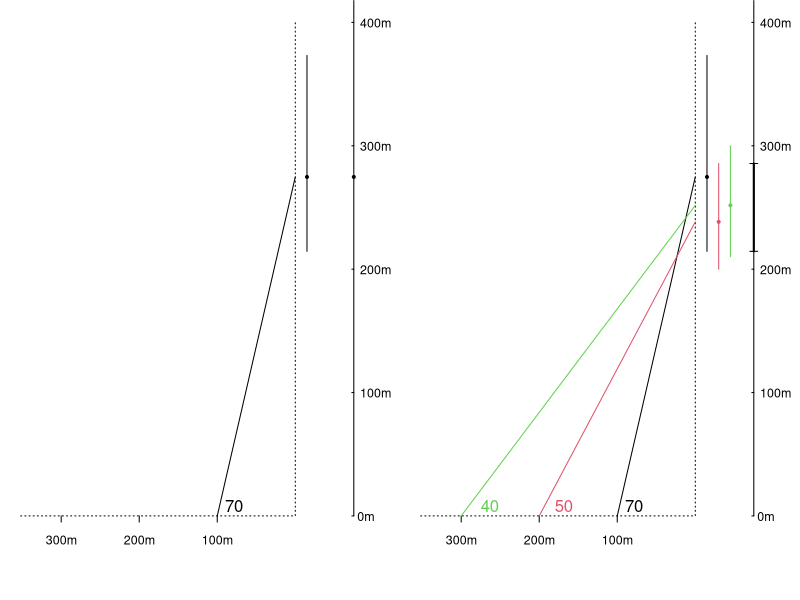
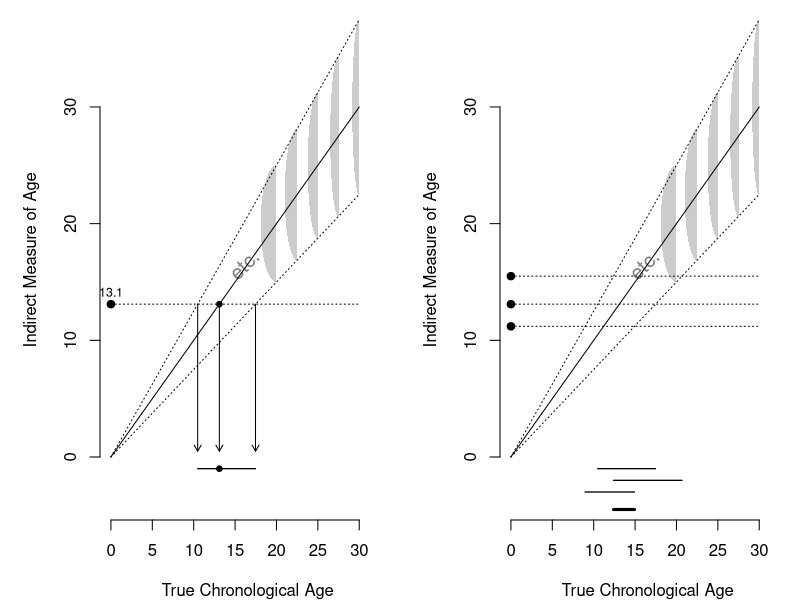

The R script that drew these images, in order:
## ---- chunk 1


DA = 10

xmax=0.75
DX=3+xmax
ymax=4

u = 100

par(mfrow=c(1,2),mar = c(0.01,1,0.01,0.25))

for (example in 1:2) {
	
 
plot(u*c(-3,xmax),u*c(-0.5,ymax),col="white",
 xaxt="n", yaxt="n",xlab="",ylab="",
 xlim=u*c(-3.35,xmax+0.35),ylim=u*c(-0.5,ymax),
 frame=FALSE)
lines(u*c(-4,0,0),u*c(0,0,ymax),lty="dotted")

segments(u*xmax, 0, u*xmax,  u*6)
for(h in seq(0,6,1)){
	text(u*xmax,u*h,
	     paste(toString(u*h),"m",sep=""),
	     adj=c(-0.2,0.5),cex=0.75)
	segments(u*(xmax-0.025), u*h, u*xmax,  u*h)
}
for(d in seq(1,3,1)){
	text(-u*d,-0.15*u,
	     paste(toString(u*d),"m",sep=""),
	     adj=c(0.5,1),cex=0.75)
	segments(-u*d, 0, -u*d,  -u*0.05)
}


H = u*2.25

x=0.15
U=u*5
L=0
COL=1
dd = 1

distances = 1
if(example==2) distances = seq(dd,3,dd)

for (d in u*distances ) {	
   ANGLE   = atan( H/d ) * 360/(2*pi) 
   angle.hat   = DA*round(ANGLE/DA)
   h.hat   = d*tan(  angle.hat       / ( 360/(2*pi) ) )
   segments(-d,0,0,h.hat,col=COL)
   ii = d/u

   text(-d + u*c(0.1,0.2,0.25)[ii], 0,
        toString(angle.hat), 
        adj=c(0,-0.3), col=COL)
   h.upper = d*tan( (angle.hat+DA/2) / ( 360/(2*pi) ) )
   h.lower = d*tan( (angle.hat-DA/2) / ( 360/(2*pi) ) )
   segments(u*x,h.lower,u*x,h.upper,col=COL)
   points(u*x,h.hat,pch=19,cex=0.4,col=COL)
   if(example==1) points(u*xmax,h.hat,pch=19,cex=0.4,col=COL)
   U = min(U,h.upper)
   L = max(L,h.lower)
   x=x+0.15
   COL=COL+1
}
if(example==2){
  segments(u*(xmax),L,u*(xmax),U,lwd=2)
  segments(u*(xmax-0.05),L,u*(xmax+0.05),L )
  segments(u*(xmax-0.05),U,u*(xmax+0.05),U )
} 

}

## ---- chunk 2


a.max=30; da=2.5
beta = 1
radius.as.proportion = 0.25
dx=75
dy=1

ang =seq(-pi/2,to = pi/2,length.out = 73)
xx=  cos(ang) ; yy=sin(ang)
par(mfrow=c(1,2),mar = c(4,5,0.01,0.25))

for (example in 1:2) {
	
   y.max = (1+radius.as.proportion)*beta*a.max
   y.min = (1-radius.as.proportion)*beta*a.max
   plot(c(0,a.max),c(0,y.max),col="white",
       xlab="True Chronological Age",ylab="Indirect Measure of Age",
       xlim=c(0,1.1*a.max),
       ylim=c(-y.max/10,y.max), frame=FALSE)
   
   for (a in seq(7*da,a.max,da)){
     r = radius.as.proportion * a
     x = beta*a - xx*dx*2/(pi*r^2)
     y = beta*a + yy*r
     if(a > 7*da) polygon(x,y,col="gray80",border=NA)
     if(a == 7*da) text(a,a,"etc.",col="gray50",
                        adj=c(1,0.5),srt=45,cex=1.25)
   }
   segments(0,0,a.max,y.max,lty="dotted")
   segments(0,0,a.max,y.min,lty="dotted")
   segments(0,0,a.max,beta*a.max)
   
   i.age = 13.1
   if(example>1) i.age = c(13.1, 15.5, 11.2)
   n=length(i.age)
   U = a.max ; L = 0
   for (i in 1:n){
     points(0, i.age[i], pch=19)
     if(example==1) text(0,i.age[i],
            toString(i.age[i]), cex=0.75, adj=c(0.5,-0.75))
     segments(0,i.age[i],a.max,i.age[i],lty="dotted")
     for(rr in 1+c(-1,0,1)*radius.as.proportion ){
       if(example==1) arrows(i.age[i]/rr, i.age,
            i.age[i]/rr, 0.5, length=0.07,angle=30)
     }
     segments(i.age[i]/(1+radius.as.proportion),
              0-i*dy,
            i.age[i]/(1-radius.as.proportion),
              0-i*dy,lwd=1.25)
     U = min(U,i.age[i]/(1-radius.as.proportion))
     L = max(L,i.age[i]/(1+radius.as.proportion))
   } # i
   if(example==2) segments(L, 0-(i+1.5)*dy,
            U, 0-(i+1.5)*dy,lwd=3)
   if(example==1 ){ 
     points(i.age[i],i.age[i], pch=19,cex=0.75)
     points(i.age[i],-1.0*dy, pch=19,cex=0.75)
   }

}

